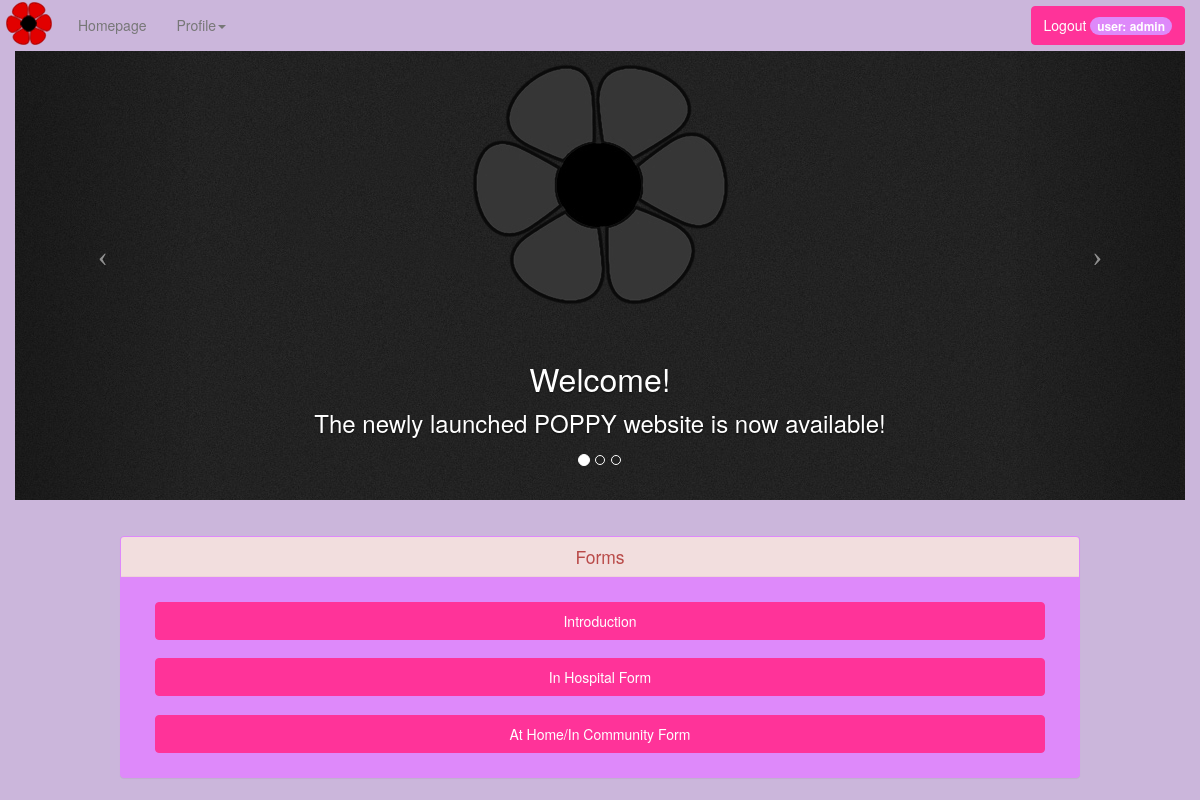
/homepage.php (signed in), run on the app's committed database.
### tables this page shows
CREATE TABLE IF NOT EXISTS `message` (
  `id` smallint(6) NOT NULL AUTO_INCREMENT,
  `message_order` enum('1','2','3') NOT NULL,
  `title` varchar(75) NOT NULL,
  `text` text NOT NULL,
  PRIMARY KEY (`id`),
  UNIQUE KEY `order` (`message_order`)
);

### homepage.php (the view, shortened to what this page needs)
<!DOCTYPE html>
<html>
	<head>
		<link rel="stylesheet" href="http://code.jquery.com/ui/1.11.4/themes/smoothness/jquery-ui.css">
		<link href="bootstrap/css/bootstrap.css" rel="stylesheet">
		<link href="includes/css/bootstrap-glyphicons.css" rel="stylesheet">
		<link href="includes/jquery-ui-1.11.4/jquery-ui.css" rel="stylesheet">
		<link href="includes/css/styles.css" rel="stylesheet">
	</head>
	<body class="bodyTheme">
	<div class="container" id="main">
		<div class="navbar navbar-fixed-top">
			<div class="container">
			<a class ="navbar-brand" href="homepage.php"><img src="images/Poppy.png" alt="Poppy"></a>
			<div class="nav-collapse collapse navbar-responsive-collapse">
				<ul class="nav navbar-nav">
					<li class="dropdown">
						<a href="homepage.php">Homepage</a>
					</li>
					<li class="dropdown" id="Help">
						<a href="#" class="dropdown-toggle" data-toggle="dropdown">Profile<strong class = "caret"></strong></a>
					</li>
				</ul>
				<?php
				if ($_SESSION['username'])
				{ ?>
					<form action="logout.php" class="navbar-form pull-right" method="post">
						<div class="col-md-4 text-center">
						<button class = "btn btn-poppy" type="submit" name="logout" value="Logout">Logout <span class="badge"> user: <?php echo $_SESSION['username']; ?></span></button>
						</div>
					</form>
				<?php
				}
				?>
			</div>
			</div>
		</div>
		<div class="carousel slide" id="myCarousel">
			<ol class="carousel-indicators">
				<li class="active" data-slide-to="0" data-target="#myCarousel"></li>
				<li data-slide-to="1" data-target="#myCarousel"></li>
				<li data-slide-to="2" data-target="#myCarousel"></li>
			</ol>
			<?php
			require 'mysql-connection-open.php';
			$sql = "SELECT * FROM message ORDER BY message_order";
			$result = mysqli_query($conn, $sql)
			or die("Error: " . mysqli_error($conn));
			$rows = mysqli_num_rows($result);
			$intNum = 1;
			if($rows > 0)
			{
				while($row = mysqli_fetch_assoc($result))
				{
					if ($intNum == 1)
					{
			?>
			<div class="carousel-inner">
				<div class="item active" id="slide<?php echo $intNum; ?>">
					<div class="carousel-caption">
						<h4><?php echo $row["title"]; ?></h4>
						<p><?php echo $row["text"]; ?></p>
					</div>
				</div>
				<?php
					$intNum++;
					}
					else
					{
				?>
				<?php
					$intNum++;
					}
				}
			}
			else
			{
				echo "<p>No messages found.</p>";
			}
			?>
			</div>
			<a class="left carousel-control" data-slide="prev" href="#myCarousel"><span class="icon-prev"></span></a>
			<a class="right carousel-control" data-slide="next" href="#myCarousel"><span class="icon-next"></span></a>
		</div>
		<div class="row" id="bigCallout">
			<div class="btn-section">
				<div class="panel panel-danger panel-menu">
					 <div class="panel-heading">
    					<h3 class="panel-title text-center">Forms</h3>
  					</div>
  					<div class="hmBtn col-md-4 text-center" >
						<a class="btn btn-poppy btn-lg btn-block" href="introduction.php">Introduction</a>
					</div>
					<div class="hmBtn col-md-4 text-center" >
						<a class="btn btn-poppy btn-lg btn-block" href="in-hospital.php">In Hospital Form</a>
					</div>
					<div class="hmBtn col-md-4 text-center" >
						<a class="btn btn-poppy btn-lg btn-block" href="at-home-in-community.php">At Home/In Community Form</a>
					</div>
				</div>
			</div>
		</div>
	</div>
	</body>
</html>

### includes/css/styles.css (style rules this page uses)
.bodyTheme { background-color: #CBB6DB; }
.container { background-color: #CBB6DB; }
.navbar { background-color: #CBB6DB; }
.badge { background-color: #DE89FA; }
.panel-heading { background-color: #DE89FA ; }
.btn-section { margin-top:10%; }
.hmBtn { padding: 1% 2%; }
.navbar-brand { padding: 2px 6px; }
.carousel-caption { font-size: 24px; }
.carousel-caption h4 { font-size: 32px; }
#myCarousel .item { height: 400px; }
#slide1 { background: url('../../images/carousel_medium_01.jpg') top center no-repeat; }
@media (min-width: 1200px) { #myCarousel .item { height: 500px; } }
@media (min-width: 1200px) { #slide1 { background: url('../../images/carousel_large_01.jpg') top center no-repeat; } }
@media (min-width: 1200px) { .panel { margin: -7% 10%; background-color: #DE89FA ; border-color: #DE89FA ; } }
@media (min-width: 1200px) { .btn-section { margin-top:10%; } }

### data on the page
message: title "Welcome!", text "The newly launched POPPY website is now available!"

### other printed values
$_SESSION['username'] "admin"
